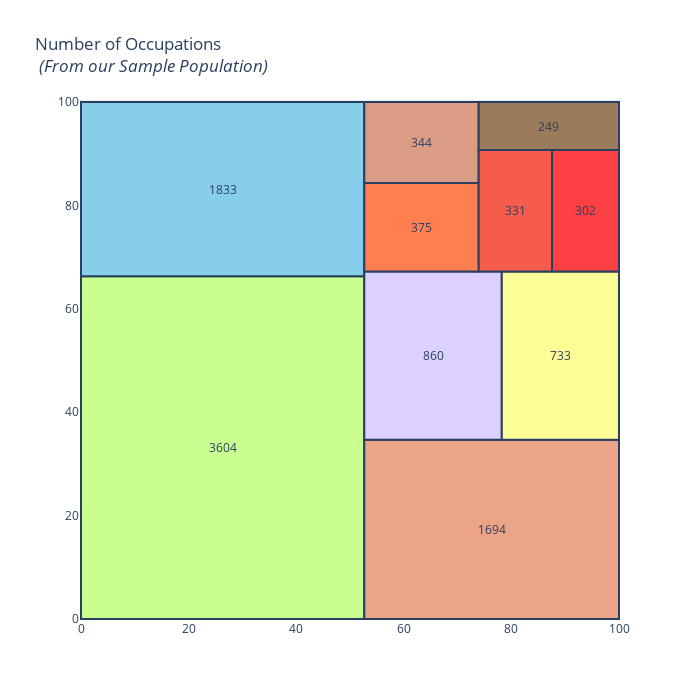

Source (notebook cell):
### Code cell
import squarify
df = df.drop(df.loc[df["balance"] == 0].index)


x = 0
y = 0
width = 100
height = 100

job_names = df['job'].value_counts().index
values = df['job'].value_counts().tolist()

normed = squarify.normalize_sizes(values, width, height)
rects = squarify.squarify(normed, x, y, width, height)

colors = ['rgb(200, 255, 144)','rgb(135, 206, 235)',
          'rgb(235, 164, 135)','rgb(220, 208, 255)',
          'rgb(253, 253, 150)','rgb(255, 127, 80)', 
         'rgb(218, 156, 133)', 'rgb(245, 92, 76)',
         'rgb(252,64,68)', 'rgb(154,123,91)']

shapes = []
annotations = []
counter = 0

for r in rects:
    shapes.append(
        dict(
            type = 'rect',
            x0 = r['x'],
            y0 = r['y'],
            x1 = r['x'] + r['dx'],
            y1 = r['y'] + r['dy'],
            line = dict(width=2),
            fillcolor = colors[counter]
        )
    )
    annotations.append(
        dict(
            x = r['x']+(r['dx']/2),
            y = r['y']+(r['dy']/2),
            text = values[counter],
            showarrow = False
        )
    )
    counter = counter + 1
    if counter >= len(colors):
        counter = 0
    
# For hover text
trace0 = go.Scatter(
    x = [ r['x']+(r['dx']/2) for r in rects],
    y = [ r['y']+(r['dy']/2) for r in rects],
    text = [ str(v) for v in job_names],
    mode='text',
)

layout = dict(
    title='Number of Occupations <br> <i>(From our Sample Population)</i>',
    height=700, 
    width=700,
    xaxis=dict(showgrid=False,zeroline=False),
    yaxis=dict(showgrid=False,zeroline=False),
    shapes=shapes,
    annotations=annotations,
    hovermode='closest'
)

# With hovertext
figure = dict(data=[trace0], layout=layout)

iplot(figure, filename='squarify-treemap')

### Figure 1 — Plotly figure (JSON) as saved in the notebook; plotly's stock layout.template omitted (floating-point values rounded to 4 significant figures)
{"data": [{"mode": "text", "text": ["management", "blue-collar", "technician", "services", "retired", "self-employed", "student", "unemployed", "entrepreneur", "housemaid"], "type": "scatter", "x": [26.33, 26.33, 76.33, 65.44, 89.11, 63.29, 63.29, 80.74, 93.78, 86.96], "y": [33.14, 83.14, 17.33, 50.95, 50.95, 75.79, 92.16, 79.0, 79.0, 95.38]}], "layout": {"annotations": [{"showarrow": false, "text": "3604", "x": 26.33, "y": 33.14}, {"showarrow": false, "text": "1833", "x": 26.33, "y": 83.14}, {"showarrow": false, "text": "1694", "x": 76.33, "y": 17.33}, {"showarrow": false, "text": "860", "x": 65.44, "y": 50.95}, {"showarrow": false, "text": "733", "x": 89.11, "y": 50.95}, {"showarrow": false, "text": "375", "x": 63.29, "y": 75.79}, {"showarrow": false, "text": "344", "x": 63.29, "y": 92.16}, {"showarrow": false, "text": "331", "x": 80.74, "y": 79.0}, {"showarrow": false, "text": "302", "x": 93.78, "y": 79.0}, {"showarrow": false, "text": "249", "x": 86.96, "y": 95.38}], "height": 700, "hovermode": "closest", "shapes": [{"fillcolor": "rgb(200, 255, 144)", "line": {"width": 2}, "type": "rect", "x0": 0, "x1": 52.66, "y0": 0, "y1": 66.29}, {"fillcolor": "rgb(135, 206, 235)", "line": {"width": 2}, "type": "rect", "x0": 0, "x1": 52.66, "y0": 66.29, "y1": 100}, {"fillcolor": "rgb(235, 164, 135)", "line": {"width": 2}, "type": "rect", "x0": 52.66, "x1": 100, "y0": 0, "y1": 34.66}, {"fillcolor": "rgb(220, 208, 255)", "line": {"width": 2}, "type": "rect", "x0": 52.66, "x1": 78.22, "y0": 34.66, "y1": 67.25}, {"fillcolor": "rgb(253, 253, 150)", "line": {"width": 2}, "type": "rect", "x0": 78.22, "x1": 100, "y0": 34.66, "y1": 67.25}, {"fillcolor": "rgb(255, 127, 80)", "line": {"width": 2}, "type": "rect", "x0": 52.66, "x1": 73.92, "y0": 67.25, "y1": 84.33}, {"fillcolor": "rgb(218, 156, 133)", "line": {"width": 2}, "type": "rect", "x0": 52.66, "x1": 73.92, "y0": 84.33, "y1": 100.0}, {"fillcolor": "rgb(245, 92, 76)", "line": {"width": 2}, "type": "rect", "x0": 73.92, "x1": 87.56, "y0": 67.25, "y1": 90.75}, {"fillcolor": "rgb(252,64,68)", "line": {"width": 2}, "type": "rect", "x0": 87.56, "x1": 100, "y0": 67.25, "y1": 90.75}, {"fillcolor": "rgb(154,123,91)", "line": {"width": 2}, "type": "rect", "x0": 73.92, "x1": 100.0, "y0": 90.75, "y1": 100}], "title": {"text": "Number of Occupations <br> <i>(From our Sample Population)</i>"}, "width": 700, "xaxis": {"autorange": true, "range": [-0.1859, 100.2], "showgrid": false, "type": "linear", "zeroline": false}, "yaxis": {"autorange": true, "range": [-0.1935, 100.4], "showgrid": false, "type": "linear", "zeroline": false}}}
